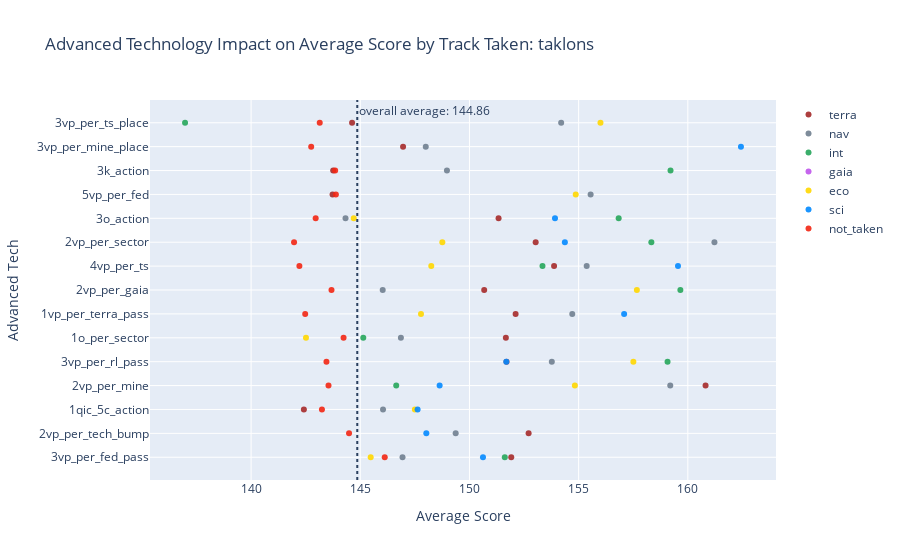
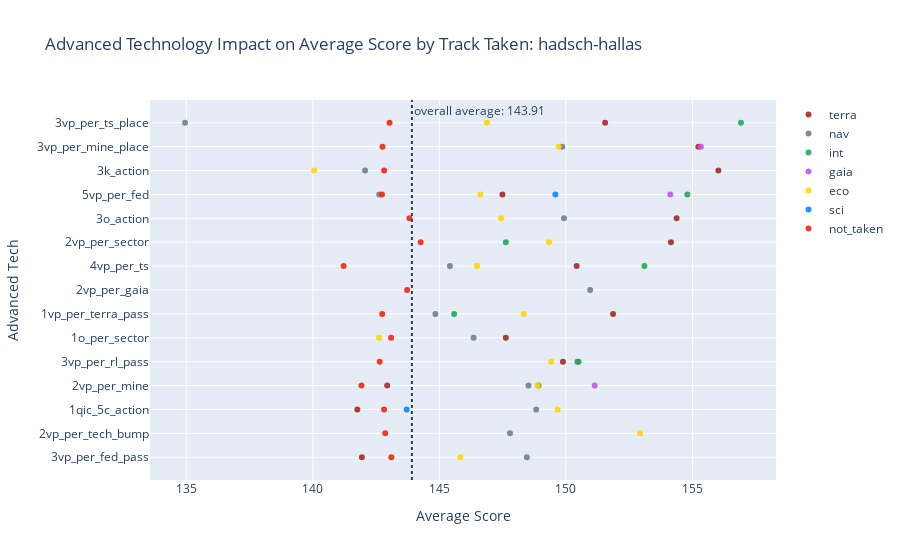
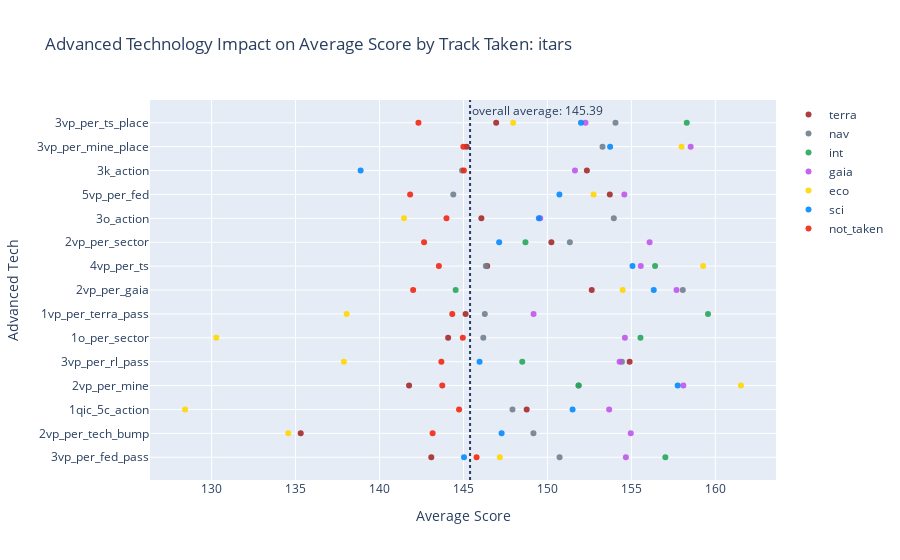
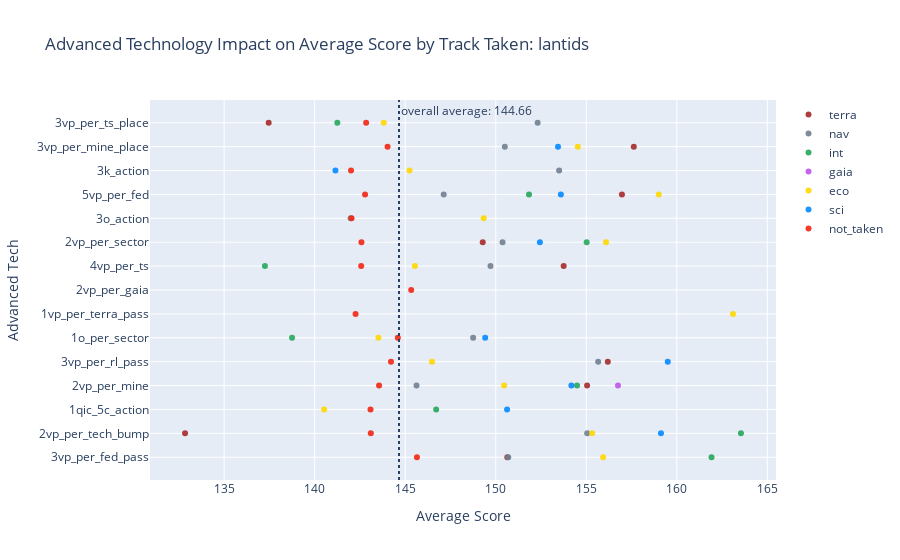

Notebook cell for these charts, in order:
### Code cell
for faction in factions:
    
    tech_slots = [
    "tech_adv-terra", 
    "tech_adv-nav",
    "tech_adv-int",
    "tech_adv-gaia",
    "tech_adv-eco",
    "tech_adv-sci"
    ]
    
    factions_pos = []
    for pos in range(4):
        dat = dat_4[dat_4['pos_' + str(pos + 1) + '_dropped'] == False]
        factions_pos.append(dat[dat["pos_" + str(pos + 1) +"_faction"] == faction])
    factions_in = pd.concat(factions_pos, ignore_index=True)
    
    techs = list(adv_techs.values())
    
    slot_scores = []
    for i in range(len(tech_slots) + 1):
        slot_scores.append([])
        
    game_nums = []
    for i in range(len(tech_slots) + 1):
        game_nums.append([])
    
    fig = go.Figure()
                
    for tech in adv_techs.values():
        not_taken_score = 0
        not_taken_amount = 0
        for i, slot in enumerate(tech_slots):
            taken_score = 0
            taken_amount = 0
            for pos in range(4):
                df = factions_pos[pos]
                df = df[df[slot] == tech]
                df_not_taken = df[df['pos_' + str(pos + 1) + "_adv_tech_taken_" + tech] == False]
                not_taken_score += df_not_taken['pos_' + str(pos + 1) + "_score"].mean()
                not_taken_amount += len(df_not_taken)
                df_taken = df[df['pos_' + str(pos + 1) + "_adv_tech_taken_" + tech] == True]
                taken_score += df_taken['pos_' + str(pos + 1) + "_score"].mean()
                taken_amount += len(df_taken)
            slot_scores[i].append(taken_score / 4)
            game_nums[i].append(taken_amount)
        slot_scores[-1].append(not_taken_score / 6 / 4)
        game_nums[-1].append(not_taken_amount)
        
    tech_slots.append("tech_adv-not_taken")
    
    colors = [
        'rgba(165, 42, 42, .9)', 
        'rgba(112, 128, 144, .9)', 
        'rgba(38, 166, 91, .9)', 
        'rgba(191, 85, 236, .9)', 
        'rgba(255, 215, 0, .9)', 
        'rgba(3, 138, 255, .9)', 
        'rgba(242, 38, 19, .9)'
        
    ]
    
    for i, slot in enumerate(tech_slots):
        fig.add_trace(go.Scatter(
                x=slot_scores[i],
                y=techs,
                mode="markers",
                marker_color=colors[i],
                name=slot.split('-')[1],
                hovertemplate =
                    '<br><b>Position</b>: ' + slot.split('-')[1] + 
                    '<br><b>Tech</b>: %{y}' +
                    '<br><b>Ave Score</b>: %{x}' +
                    '<br><b>Num Found</b>: %{text}' + 
                    '<extra></extra>',
                    text = game_nums[i]
        ))
    
    average_score_overall = 0
    for j in range(4):
        df = factions_pos[j]
        average_score_overall += df['pos_' + str(j + 1) + "_score"].mean()
    average_score_overall = average_score_overall / 4
    
    fig.add_vline(x=average_score_overall, line_dash="dot", line_width=2,
              annotation_text="overall average: " + str(round(average_score_overall, 2))
              )
    
            
    fig.update_layout(title="Advanced Technology Impact on Average Score by Track Taken: " + faction,
                  xaxis_title="Average Score",
                  yaxis_title="Advanced Tech")

    fig.write_html("./plots/adv_techs_analysis/pos_on_score/" + faction + ".html")
    fig.show()

### Figure 1 — Plotly figure (JSON) as saved in the notebook; plotly's stock layout.template omitted (floating-point values rounded to 4 significant figures)
{"data": [{"hovertemplate": "<br><b>Position</b>: terra<br><b>Tech</b>: %{y}<br><b>Ave Score</b>: %{x}<br><b>Num Found</b>: %{text}<extra></extra>", "marker": {"color": "rgba(165, 42, 42, .9)"}, "mode": "markers", "name": "terra", "text": ["33", "26", "31", "40", "43", "32", "36", "18", "36", "45", "24", "36", "17", "34", "28"], "type": "scatter", "x": [151.9, 152.7, 142.4, 160.8, 151.7, 151.7, 152.1, 150.7, 153.9, 153.0, 151.3, 143.7, 143.8, 147.0, 144.6], "y": ["3vp_per_fed_pass", "2vp_per_tech_bump", "1qic_5c_action", "2vp_per_mine", "3vp_per_rl_pass", "1o_per_sector", "1vp_per_terra_pass", "2vp_per_gaia", "4vp_per_ts", "2vp_per_sector", "3o_action", "5vp_per_fed", "3k_action", "3vp_per_mine_place", "3vp_per_ts_place"]}, {"hovertemplate": "<br><b>Position</b>: nav<br><b>Tech</b>: %{y}<br><b>Ave Score</b>: %{x}<br><b>Num Found</b>: %{text}<extra></extra>", "marker": {"color": "rgba(112, 128, 144, .9)"}, "mode": "markers", "name": "nav", "text": ["43", "32", "27", "35", "50", "34", "41", "22", "40", "46", "25", "38", "17", "44", "33"], "type": "scatter", "x": [146.9, 149.4, 146.0, 159.2, 153.8, 146.9, 154.7, 146.0, 155.4, 161.2, 144.3, 155.5, 149.0, 148.0, 154.2], "y": ["3vp_per_fed_pass", "2vp_per_tech_bump", "1qic_5c_action", "2vp_per_mine", "3vp_per_rl_pass", "1o_per_sector", "1vp_per_terra_pass", "2vp_per_gaia", "4vp_per_ts", "2vp_per_sector", "3o_action", "5vp_per_fed", "3k_action", "3vp_per_mine_place", "3vp_per_ts_place"]}, {"hovertemplate": "<br><b>Position</b>: int<br><b>Tech</b>: %{y}<br><b>Ave Score</b>: %{x}<br><b>Num Found</b>: %{text}<extra></extra>", "marker": {"color": "rgba(38, 166, 91, .9)"}, "mode": "markers", "name": "int", "text": ["23", "10", "7", "24", "35", "15", "20", "11", "26", "28", "10", "27", "10", "9", "11"], "type": "scatter", "x": [151.6, null, null, 146.6, 159.1, 145.1, null, 159.7, 153.3, 158.3, 156.8, null, 159.2, null, 137.0], "y": ["3vp_per_fed_pass", "2vp_per_tech_bump", "1qic_5c_action", "2vp_per_mine", "3vp_per_rl_pass", "1o_per_sector", "1vp_per_terra_pass", "2vp_per_gaia", "4vp_per_ts", "2vp_per_sector", "3o_action", "5vp_per_fed", "3k_action", "3vp_per_mine_place", "3vp_per_ts_place"]}, {"hovertemplate": "<br><b>Position</b>: gaia<br><b>Tech</b>: %{y}<br><b>Ave Score</b>: %{x}<br><b>Num Found</b>: %{text}<extra></extra>", "marker": {"color": "rgba(191, 85, 236, .9)"}, "mode": "markers", "name": "gaia", "text": ["1", "1", "2", "3", "3", "3", "2", "3", "3", "7", "2", "7", "2", "1", "0"], "type": "scatter", "x": [null, null, null, null, null, null, null, null, null, null, null, null, null, null, null], "y": ["3vp_per_fed_pass", "2vp_per_tech_bump", "1qic_5c_action", "2vp_per_mine", "3vp_per_rl_pass", "1o_per_sector", "1vp_per_terra_pass", "2vp_per_gaia", "4vp_per_ts", "2vp_per_sector", "3o_action", "5vp_per_fed", "3k_action", "3vp_per_mine_place", "3vp_per_ts_place"]}, {"hovertemplate": "<br><b>Position</b>: eco<br><b>Tech</b>: %{y}<br><b>Ave Score</b>: %{x}<br><b>Num Found</b>: %{text}<extra></extra>", "marker": {"color": "rgba(255, 215, 0, .9)"}, "mode": "markers", "name": "eco", "text": ["26", "18", "14", "37", "40", "17", "29", "9", "24", "34", "11", "34", "14", "23", "17"], "type": "scatter", "x": [145.5, null, 147.5, 154.8, 157.5, 142.5, 147.8, 157.7, 148.3, 148.8, 144.7, 154.9, null, null, 156], "y": ["3vp_per_fed_pass", "2vp_per_tech_bump", "1qic_5c_action", "2vp_per_mine", "3vp_per_rl_pass", "1o_per_sector", "1vp_per_terra_pass", "2vp_per_gaia", "4vp_per_ts", "2vp_per_sector", "3o_action", "5vp_per_fed", "3k_action", "3vp_per_mine_place", "3vp_per_ts_place"]}, {"hovertemplate": "<br><b>Position</b>: sci<br><b>Tech</b>: %{y}<br><b>Ave Score</b>: %{x}<br><b>Num Found</b>: %{text}<extra></extra>", "marker": {"color": "rgba(3, 138, 255, .9)"}, "mode": "markers", "name": "sci", "text": ["25", "16", "6", "24", "27", "9", "14", "6", "13", "34", "10", "26", "1", "20", "11"], "type": "scatter", "x": [150.6, 148.0, 147.6, 148.6, 151.7, null, 157.1, null, 159.6, 154.4, 153.9, null, null, 162.4, null], "y": ["3vp_per_fed_pass", "2vp_per_tech_bump", "1qic_5c_action", "2vp_per_mine", "3vp_per_rl_pass", "1o_per_sector", "1vp_per_terra_pass", "2vp_per_gaia", "4vp_per_ts", "2vp_per_sector", "3o_action", "5vp_per_fed", "3k_action", "3vp_per_mine_place", "3vp_per_ts_place"]}, {"hovertemplate": "<br><b>Position</b>: not_taken<br><b>Tech</b>: %{y}<br><b>Ave Score</b>: %{x}<br><b>Num Found</b>: %{text}<extra></extra>", "marker": {"color": "rgba(242, 38, 19, .9)"}, "mode": "markers", "name": "not_taken", "text": ["496", "567", "567", "514", "455", "564", "536", "591", "508", "442", "586", "511", "592", "545", "579"], "type": "scatter", "x": [146.1, 144.5, 143.2, 143.5, 143.5, 144.2, 142.5, 143.7, 142.2, 142.0, 143.0, 143.9, 143.8, 142.8, 143.1], "y": ["3vp_per_fed_pass", "2vp_per_tech_bump", "1qic_5c_action", "2vp_per_mine", "3vp_per_rl_pass", "1o_per_sector", "1vp_per_terra_pass", "2vp_per_gaia", "4vp_per_ts", "2vp_per_sector", "3o_action", "5vp_per_fed", "3k_action", "3vp_per_mine_place", "3vp_per_ts_place"]}], "layout": {"annotations": [{"showarrow": false, "text": "overall average: 144.86", "x": 144.9, "xanchor": "left", "xref": "x", "y": 1, "yanchor": "top", "yref": "y domain"}], "shapes": [{"line": {"dash": "dot", "width": 2}, "type": "line", "x0": 144.9, "x1": 144.9, "xref": "x", "y0": 0, "y1": 1, "yref": "y domain"}], "title": {"text": "Advanced Technology Impact on Average Score by Track Taken: taklons"}, "xaxis": {"title": {"text": "Average Score"}}, "yaxis": {"title": {"text": "Advanced Tech"}}}}

### Figure 2 — Plotly figure (JSON) as saved in the notebook; plotly's stock layout.template omitted (floating-point values rounded to 4 significant figures)
{"data": [{"hovertemplate": "<br><b>Position</b>: terra<br><b>Tech</b>: %{y}<br><b>Ave Score</b>: %{x}<br><b>Num Found</b>: %{text}<extra></extra>", "marker": {"color": "rgba(165, 42, 42, .9)"}, "mode": "markers", "name": "terra", "text": ["18", "4", "16", "12", "27", "19", "18", "7", "22", "16", "8", "18", "9", "12", "11"], "type": "scatter", "x": [141.9, null, 141.8, 142.9, 149.9, 147.6, 151.9, null, 150.4, 154.2, 154.4, 147.5, 156.0, 155.2, 151.6], "y": ["3vp_per_fed_pass", "2vp_per_tech_bump", "1qic_5c_action", "2vp_per_mine", "3vp_per_rl_pass", "1o_per_sector", "1vp_per_terra_pass", "2vp_per_gaia", "4vp_per_ts", "2vp_per_sector", "3o_action", "5vp_per_fed", "3k_action", "3vp_per_mine_place", "3vp_per_ts_place"]}, {"hovertemplate": "<br><b>Position</b>: nav<br><b>Tech</b>: %{y}<br><b>Ave Score</b>: %{x}<br><b>Num Found</b>: %{text}<extra></extra>", "marker": {"color": "rgba(112, 128, 144, .9)"}, "mode": "markers", "name": "nav", "text": ["16", "10", "16", "11", "22", "12", "15", "17", "21", "11", "16", "18", "15", "14", "11"], "type": "scatter", "x": [148.5, 147.8, 148.8, 148.5, 150.4, 146.4, 144.8, 151.0, 145.4, null, 149.9, 142.6, 142.1, 149.9, 134.9], "y": ["3vp_per_fed_pass", "2vp_per_tech_bump", "1qic_5c_action", "2vp_per_mine", "3vp_per_rl_pass", "1o_per_sector", "1vp_per_terra_pass", "2vp_per_gaia", "4vp_per_ts", "2vp_per_sector", "3o_action", "5vp_per_fed", "3k_action", "3vp_per_mine_place", "3vp_per_ts_place"]}, {"hovertemplate": "<br><b>Position</b>: int<br><b>Tech</b>: %{y}<br><b>Ave Score</b>: %{x}<br><b>Num Found</b>: %{text}<extra></extra>", "marker": {"color": "rgba(38, 166, 91, .9)"}, "mode": "markers", "name": "int", "text": ["10", "3", "7", "7", "14", "7", "11", "4", "14", "12", "6", "13", "2", "3", "6"], "type": "scatter", "x": [null, null, null, 148.9, 150.5, null, 145.6, null, 153.1, 147.6, null, 154.8, null, null, 156.9], "y": ["3vp_per_fed_pass", "2vp_per_tech_bump", "1qic_5c_action", "2vp_per_mine", "3vp_per_rl_pass", "1o_per_sector", "1vp_per_terra_pass", "2vp_per_gaia", "4vp_per_ts", "2vp_per_sector", "3o_action", "5vp_per_fed", "3k_action", "3vp_per_mine_place", "3vp_per_ts_place"]}, {"hovertemplate": "<br><b>Position</b>: gaia<br><b>Tech</b>: %{y}<br><b>Ave Score</b>: %{x}<br><b>Num Found</b>: %{text}<extra></extra>", "marker": {"color": "rgba(191, 85, 236, .9)"}, "mode": "markers", "name": "gaia", "text": ["8", "3", "4", "19", "8", "4", "2", "5", "13", "7", "3", "7", "3", "12", "0"], "type": "scatter", "x": [null, null, null, 151.1, null, null, null, null, null, null, null, 154.1, null, 155.3, null], "y": ["3vp_per_fed_pass", "2vp_per_tech_bump", "1qic_5c_action", "2vp_per_mine", "3vp_per_rl_pass", "1o_per_sector", "1vp_per_terra_pass", "2vp_per_gaia", "4vp_per_ts", "2vp_per_sector", "3o_action", "5vp_per_fed", "3k_action", "3vp_per_mine_place", "3vp_per_ts_place"]}, {"hovertemplate": "<br><b>Position</b>: eco<br><b>Tech</b>: %{y}<br><b>Ave Score</b>: %{x}<br><b>Num Found</b>: %{text}<extra></extra>", "marker": {"color": "rgba(255, 215, 0, .9)"}, "mode": "markers", "name": "eco", "text": ["56", "25", "58", "35", "60", "30", "35", "22", "43", "48", "31", "40", "40", "40", "25"], "type": "scatter", "x": [145.8, 152.9, 149.7, 148.9, 149.4, 142.6, 148.3, null, 146.5, 149.3, 147.4, 146.6, 140.0, 149.7, 146.9], "y": ["3vp_per_fed_pass", "2vp_per_tech_bump", "1qic_5c_action", "2vp_per_mine", "3vp_per_rl_pass", "1o_per_sector", "1vp_per_terra_pass", "2vp_per_gaia", "4vp_per_ts", "2vp_per_sector", "3o_action", "5vp_per_fed", "3k_action", "3vp_per_mine_place", "3vp_per_ts_place"]}, {"hovertemplate": "<br><b>Position</b>: sci<br><b>Tech</b>: %{y}<br><b>Ave Score</b>: %{x}<br><b>Num Found</b>: %{text}<extra></extra>", "marker": {"color": "rgba(3, 138, 255, .9)"}, "mode": "markers", "name": "sci", "text": ["1", "3", "7", "5", "5", "0", "5", "4", "3", "1", "2", "10", "1", "2", "2"], "type": "scatter", "x": [null, null, 143.7, null, null, null, null, null, null, null, null, 149.6, null, null, null], "y": ["3vp_per_fed_pass", "2vp_per_tech_bump", "1qic_5c_action", "2vp_per_mine", "3vp_per_rl_pass", "1o_per_sector", "1vp_per_terra_pass", "2vp_per_gaia", "4vp_per_ts", "2vp_per_sector", "3o_action", "5vp_per_fed", "3k_action", "3vp_per_mine_place", "3vp_per_ts_place"]}, {"hovertemplate": "<br><b>Position</b>: not_taken<br><b>Tech</b>: %{y}<br><b>Ave Score</b>: %{x}<br><b>Num Found</b>: %{text}<extra></extra>", "marker": {"color": "rgba(242, 38, 19, .9)"}, "mode": "markers", "name": "not_taken", "text": ["400", "439", "423", "449", "401", "443", "462", "474", "385", "418", "445", "406", "456", "437", "476"], "type": "scatter", "x": [143.1, 142.9, 142.8, 141.9, 142.6, 143.1, 142.7, 143.7, 141.2, 144.3, 143.8, 142.7, 142.8, 142.8, 143.0], "y": ["3vp_per_fed_pass", "2vp_per_tech_bump", "1qic_5c_action", "2vp_per_mine", "3vp_per_rl_pass", "1o_per_sector", "1vp_per_terra_pass", "2vp_per_gaia", "4vp_per_ts", "2vp_per_sector", "3o_action", "5vp_per_fed", "3k_action", "3vp_per_mine_place", "3vp_per_ts_place"]}], "layout": {"annotations": [{"showarrow": false, "text": "overall average: 143.91", "x": 143.9, "xanchor": "left", "xref": "x", "y": 1, "yanchor": "top", "yref": "y domain"}], "shapes": [{"line": {"dash": "dot", "width": 2}, "type": "line", "x0": 143.9, "x1": 143.9, "xref": "x", "y0": 0, "y1": 1, "yref": "y domain"}], "title": {"text": "Advanced Technology Impact on Average Score by Track Taken: hadsch-hallas"}, "xaxis": {"title": {"text": "Average Score"}}, "yaxis": {"title": {"text": "Advanced Tech"}}}}

### Figure 3 — Plotly figure (JSON) as saved in the notebook; plotly's stock layout.template omitted (floating-point values rounded to 4 significant figures)
{"data": [{"hovertemplate": "<br><b>Position</b>: terra<br><b>Tech</b>: %{y}<br><b>Ave Score</b>: %{x}<br><b>Num Found</b>: %{text}<extra></extra>", "marker": {"color": "rgba(165, 42, 42, .9)"}, "mode": "markers", "name": "terra", "text": ["14", "25", "13", "17", "13", "12", "12", "42", "21", "21", "15", "16", "19", "19", "18"], "type": "scatter", "x": [143.1, 135.3, 148.8, 141.8, 154.9, 144.1, 145.1, 152.6, 146.4, 150.2, 146.1, 153.7, 152.3, 145.2, 146.9], "y": ["3vp_per_fed_pass", "2vp_per_tech_bump", "1qic_5c_action", "2vp_per_mine", "3vp_per_rl_pass", "1o_per_sector", "1vp_per_terra_pass", "2vp_per_gaia", "4vp_per_ts", "2vp_per_sector", "3o_action", "5vp_per_fed", "3k_action", "3vp_per_mine_place", "3vp_per_ts_place"]}, {"hovertemplate": "<br><b>Position</b>: nav<br><b>Tech</b>: %{y}<br><b>Ave Score</b>: %{x}<br><b>Num Found</b>: %{text}<extra></extra>", "marker": {"color": "rgba(112, 128, 144, .9)"}, "mode": "markers", "name": "nav", "text": ["14", "18", "29", "36", "20", "25", "14", "43", "49", "29", "27", "26", "13", "28", "17"], "type": "scatter", "x": [150.7, 149.2, 147.9, 151.9, 154.4, 146.2, 146.3, 158.1, 146.3, 151.3, 154.0, 144.4, 144.9, 153.3, 154.1], "y": ["3vp_per_fed_pass", "2vp_per_tech_bump", "1qic_5c_action", "2vp_per_mine", "3vp_per_rl_pass", "1o_per_sector", "1vp_per_terra_pass", "2vp_per_gaia", "4vp_per_ts", "2vp_per_sector", "3o_action", "5vp_per_fed", "3k_action", "3vp_per_mine_place", "3vp_per_ts_place"]}, {"hovertemplate": "<br><b>Position</b>: int<br><b>Tech</b>: %{y}<br><b>Ave Score</b>: %{x}<br><b>Num Found</b>: %{text}<extra></extra>", "marker": {"color": "rgba(38, 166, 91, .9)"}, "mode": "markers", "name": "int", "text": ["14", "9", "6", "24", "13", "13", "16", "35", "23", "31", "11", "14", "6", "8", "10"], "type": "scatter", "x": [157.0, null, null, 151.9, 148.5, 155.5, 159.6, 144.5, 156.4, 148.7, null, null, null, null, 158.3], "y": ["3vp_per_fed_pass", "2vp_per_tech_bump", "1qic_5c_action", "2vp_per_mine", "3vp_per_rl_pass", "1o_per_sector", "1vp_per_terra_pass", "2vp_per_gaia", "4vp_per_ts", "2vp_per_sector", "3o_action", "5vp_per_fed", "3k_action", "3vp_per_mine_place", "3vp_per_ts_place"]}, {"hovertemplate": "<br><b>Position</b>: gaia<br><b>Tech</b>: %{y}<br><b>Ave Score</b>: %{x}<br><b>Num Found</b>: %{text}<extra></extra>", "marker": {"color": "rgba(191, 85, 236, .9)"}, "mode": "markers", "name": "gaia", "text": ["48", "40", "28", "65", "31", "34", "28", "42", "46", "45", "34", "40", "37", "51", "47"], "type": "scatter", "x": [154.7, 155.0, 153.7, 158.1, 154.3, 154.6, 149.2, 157.7, 155.6, 156.1, 149.6, 154.6, 151.6, 158.5, 152.3], "y": ["3vp_per_fed_pass", "2vp_per_tech_bump", "1qic_5c_action", "2vp_per_mine", "3vp_per_rl_pass", "1o_per_sector", "1vp_per_terra_pass", "2vp_per_gaia", "4vp_per_ts", "2vp_per_sector", "3o_action", "5vp_per_fed", "3k_action", "3vp_per_mine_place", "3vp_per_ts_place"]}, {"hovertemplate": "<br><b>Position</b>: eco<br><b>Tech</b>: %{y}<br><b>Ave Score</b>: %{x}<br><b>Num Found</b>: %{text}<extra></extra>", "marker": {"color": "rgba(255, 215, 0, .9)"}, "mode": "markers", "name": "eco", "text": ["10", "15", "6", "16", "8", "9", "10", "27", "12", "19", "10", "14", "9", "19", "9"], "type": "scatter", "x": [147.2, 134.6, 128.4, 161.5, 137.9, 130.3, 138.0, 154.5, 159.3, null, 141.5, 152.8, null, 158.0, 148.0], "y": ["3vp_per_fed_pass", "2vp_per_tech_bump", "1qic_5c_action", "2vp_per_mine", "3vp_per_rl_pass", "1o_per_sector", "1vp_per_terra_pass", "2vp_per_gaia", "4vp_per_ts", "2vp_per_sector", "3o_action", "5vp_per_fed", "3k_action", "3vp_per_mine_place", "3vp_per_ts_place"]}, {"hovertemplate": "<br><b>Position</b>: sci<br><b>Tech</b>: %{y}<br><b>Ave Score</b>: %{x}<br><b>Num Found</b>: %{text}<extra></extra>", "marker": {"color": "rgba(3, 138, 255, .9)"}, "mode": "markers", "name": "sci", "text": ["19", "35", "8", "36", "9", "11", "6", "47", "23", "27", "11", "30", "8", "19", "14"], "type": "scatter", "x": [145.0, 147.3, 151.5, 157.8, 146.0, null, null, 156.3, 155.1, 147.1, 149.5, 150.7, 138.9, 153.7, 152], "y": ["3vp_per_fed_pass", "2vp_per_tech_bump", "1qic_5c_action", "2vp_per_mine", "3vp_per_rl_pass", "1o_per_sector", "1vp_per_terra_pass", "2vp_per_gaia", "4vp_per_ts", "2vp_per_sector", "3o_action", "5vp_per_fed", "3k_action", "3vp_per_mine_place", "3vp_per_ts_place"]}, {"hovertemplate": "<br><b>Position</b>: not_taken<br><b>Tech</b>: %{y}<br><b>Ave Score</b>: %{x}<br><b>Num Found</b>: %{text}<extra></extra>", "marker": {"color": "rgba(242, 38, 19, .9)"}, "mode": "markers", "name": "not_taken", "text": ["555", "500", "562", "475", "560", "565", "615", "452", "535", "490", "568", "522", "604", "534", "563"], "type": "scatter", "x": [145.8, 143.2, 144.7, 143.7, 143.7, 145.0, 144.3, 142.0, 143.5, 142.7, 144.0, 141.8, 145.0, 145.0, 142.3], "y": ["3vp_per_fed_pass", "2vp_per_tech_bump", "1qic_5c_action", "2vp_per_mine", "3vp_per_rl_pass", "1o_per_sector", "1vp_per_terra_pass", "2vp_per_gaia", "4vp_per_ts", "2vp_per_sector", "3o_action", "5vp_per_fed", "3k_action", "3vp_per_mine_place", "3vp_per_ts_place"]}], "layout": {"annotations": [{"showarrow": false, "text": "overall average: 145.39", "x": 145.4, "xanchor": "left", "xref": "x", "y": 1, "yanchor": "top", "yref": "y domain"}], "shapes": [{"line": {"dash": "dot", "width": 2}, "type": "line", "x0": 145.4, "x1": 145.4, "xref": "x", "y0": 0, "y1": 1, "yref": "y domain"}], "title": {"text": "Advanced Technology Impact on Average Score by Track Taken: itars"}, "xaxis": {"title": {"text": "Average Score"}}, "yaxis": {"title": {"text": "Advanced Tech"}}}}

### Figure 4 — Plotly figure (JSON) as saved in the notebook; plotly's stock layout.template omitted (floating-point values rounded to 4 significant figures)
{"data": [{"hovertemplate": "<br><b>Position</b>: terra<br><b>Tech</b>: %{y}<br><b>Ave Score</b>: %{x}<br><b>Num Found</b>: %{text}<extra></extra>", "marker": {"color": "rgba(165, 42, 42, .9)"}, "mode": "markers", "name": "terra", "text": ["14", "13", "7", "32", "13", "9", "8", "1", "15", "18", "9", "17", "5", "12", "7"], "type": "scatter", "x": [150.6, 132.8, null, 155.0, 156.2, null, null, null, 153.8, 149.3, null, 157.0, null, 157.6, 137.5], "y": ["3vp_per_fed_pass", "2vp_per_tech_bump", "1qic_5c_action", "2vp_per_mine", "3vp_per_rl_pass", "1o_per_sector", "1vp_per_terra_pass", "2vp_per_gaia", "4vp_per_ts", "2vp_per_sector", "3o_action", "5vp_per_fed", "3k_action", "3vp_per_mine_place", "3vp_per_ts_place"]}, {"hovertemplate": "<br><b>Position</b>: nav<br><b>Tech</b>: %{y}<br><b>Ave Score</b>: %{x}<br><b>Num Found</b>: %{text}<extra></extra>", "marker": {"color": "rgba(112, 128, 144, .9)"}, "mode": "markers", "name": "nav", "text": ["12", "12", "8", "21", "15", "15", "7", "2", "24", "14", "16", "22", "6", "16", "11"], "type": "scatter", "x": [150.7, 155.0, null, 145.6, 155.7, 148.8, null, null, 149.7, 150.4, 142.0, 147.1, 153.5, 150.5, 152.3], "y": ["3vp_per_fed_pass", "2vp_per_tech_bump", "1qic_5c_action", "2vp_per_mine", "3vp_per_rl_pass", "1o_per_sector", "1vp_per_terra_pass", "2vp_per_gaia", "4vp_per_ts", "2vp_per_sector", "3o_action", "5vp_per_fed", "3k_action", "3vp_per_mine_place", "3vp_per_ts_place"]}, {"hovertemplate": "<br><b>Position</b>: int<br><b>Tech</b>: %{y}<br><b>Ave Score</b>: %{x}<br><b>Num Found</b>: %{text}<extra></extra>", "marker": {"color": "rgba(38, 166, 91, .9)"}, "mode": "markers", "name": "int", "text": ["14", "7", "9", "17", "9", "7", "6", "4", "10", "17", "6", "30", "4", "8", "6"], "type": "scatter", "x": [161.9, 163.5, 146.7, 154.5, null, 138.8, null, null, 137.2, 155.0, null, 151.8, null, null, 141.2], "y": ["3vp_per_fed_pass", "2vp_per_tech_bump", "1qic_5c_action", "2vp_per_mine", "3vp_per_rl_pass", "1o_per_sector", "1vp_per_terra_pass", "2vp_per_gaia", "4vp_per_ts", "2vp_per_sector", "3o_action", "5vp_per_fed", "3k_action", "3vp_per_mine_place", "3vp_per_ts_place"]}, {"hovertemplate": "<br><b>Position</b>: gaia<br><b>Tech</b>: %{y}<br><b>Ave Score</b>: %{x}<br><b>Num Found</b>: %{text}<extra></extra>", "marker": {"color": "rgba(191, 85, 236, .9)"}, "mode": "markers", "name": "gaia", "text": ["3", "3", "1", "7", "1", "0", "0", "1", "2", "2", "1", "3", "2", "2", "0"], "type": "scatter", "x": [null, null, null, 156.8, null, null, null, null, null, null, null, null, null, null, null], "y": ["3vp_per_fed_pass", "2vp_per_tech_bump", "1qic_5c_action", "2vp_per_mine", "3vp_per_rl_pass", "1o_per_sector", "1vp_per_terra_pass", "2vp_per_gaia", "4vp_per_ts", "2vp_per_sector", "3o_action", "5vp_per_fed", "3k_action", "3vp_per_mine_place", "3vp_per_ts_place"]}, {"hovertemplate": "<br><b>Position</b>: eco<br><b>Tech</b>: %{y}<br><b>Ave Score</b>: %{x}<br><b>Num Found</b>: %{text}<extra></extra>", "marker": {"color": "rgba(255, 215, 0, .9)"}, "mode": "markers", "name": "eco", "text": ["19", "23", "20", "57", "23", "17", "14", "2", "26", "34", "15", "22", "17", "27", "13"], "type": "scatter", "x": [155.9, 155.3, 140.5, 150.5, 146.5, 143.5, 163.1, null, 145.5, 156.1, 149.3, 159.0, 145.2, 154.5, 143.8], "y": ["3vp_per_fed_pass", "2vp_per_tech_bump", "1qic_5c_action", "2vp_per_mine", "3vp_per_rl_pass", "1o_per_sector", "1vp_per_terra_pass", "2vp_per_gaia", "4vp_per_ts", "2vp_per_sector", "3o_action", "5vp_per_fed", "3k_action", "3vp_per_mine_place", "3vp_per_ts_place"]}, {"hovertemplate": "<br><b>Position</b>: sci<br><b>Tech</b>: %{y}<br><b>Ave Score</b>: %{x}<br><b>Num Found</b>: %{text}<extra></extra>", "marker": {"color": "rgba(3, 138, 255, .9)"}, "mode": "markers", "name": "sci", "text": ["12", "15", "13", "36", "13", "11", "4", "4", "8", "14", "7", "20", "11", "15", "7"], "type": "scatter", "x": [null, 159.1, 150.6, 154.2, 159.5, 149.4, null, null, null, 152.4, null, 153.6, 141.1, 153.4, null], "y": ["3vp_per_fed_pass", "2vp_per_tech_bump", "1qic_5c_action", "2vp_per_mine", "3vp_per_rl_pass", "1o_per_sector", "1vp_per_terra_pass", "2vp_per_gaia", "4vp_per_ts", "2vp_per_sector", "3o_action", "5vp_per_fed", "3k_action", "3vp_per_mine_place", "3vp_per_ts_place"]}, {"hovertemplate": "<br><b>Position</b>: not_taken<br><b>Tech</b>: %{y}<br><b>Ave Score</b>: %{x}<br><b>Num Found</b>: %{text}<extra></extra>", "marker": {"color": "rgba(242, 38, 19, .9)"}, "mode": "markers", "name": "not_taken", "text": ["310", "312", "345", "232", "321", "365", "350", "405", "308", "257", "369", "321", "357", "320", "358"], "type": "scatter", "x": [145.6, 143.1, 143.1, 143.6, 144.2, 144.6, 142.3, 145.3, 142.6, 142.6, 142.0, 142.8, 142.0, 144.0, 142.8], "y": ["3vp_per_fed_pass", "2vp_per_tech_bump", "1qic_5c_action", "2vp_per_mine", "3vp_per_rl_pass", "1o_per_sector", "1vp_per_terra_pass", "2vp_per_gaia", "4vp_per_ts", "2vp_per_sector", "3o_action", "5vp_per_fed", "3k_action", "3vp_per_mine_place", "3vp_per_ts_place"]}], "layout": {"annotations": [{"showarrow": false, "text": "overall average: 144.66", "x": 144.7, "xanchor": "left", "xref": "x", "y": 1, "yanchor": "top", "yref": "y domain"}], "shapes": [{"line": {"dash": "dot", "width": 2}, "type": "line", "x0": 144.7, "x1": 144.7, "xref": "x", "y0": 0, "y1": 1, "yref": "y domain"}], "title": {"text": "Advanced Technology Impact on Average Score by Track Taken: lantids"}, "xaxis": {"title": {"text": "Average Score"}}, "yaxis": {"title": {"text": "Advanced Tech"}}}}
